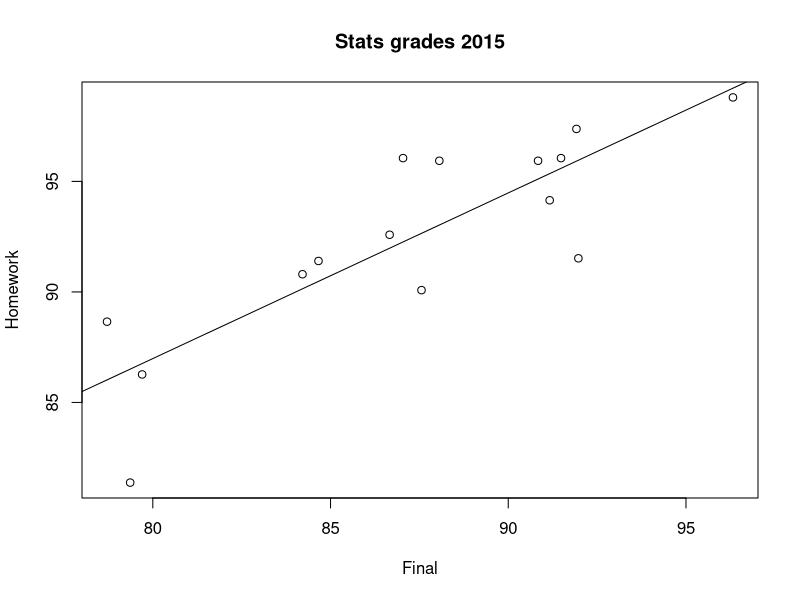
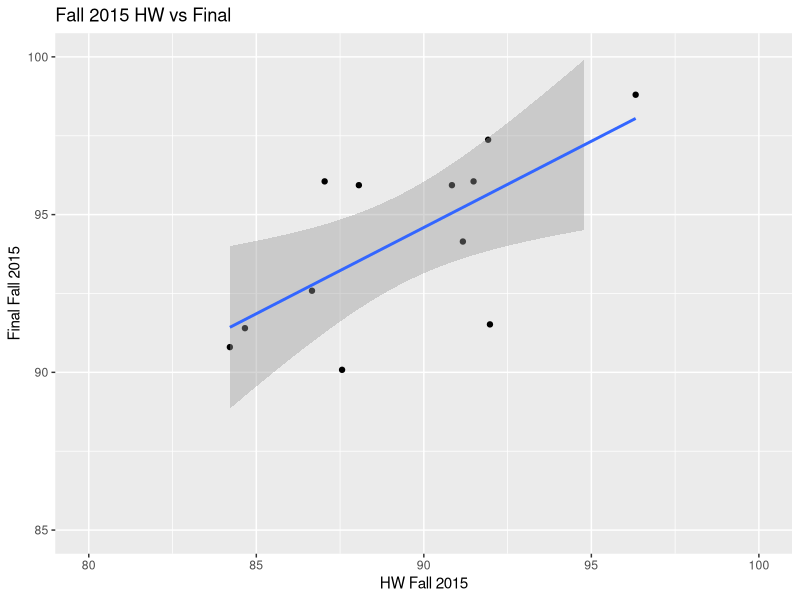

These figures' R source, in order:
## ---- chunk 1
knitr::opts_chunk$set(echo = TRUE)
## ---- chunk 2
#load packages
library(tidyverse)
library(ggplot2)
library(readr)
## ---- chunk 3
#set wd (only need to do this if not in an .Rmd file)
setwd("/Users/AbigailBergman/Desktop/Grad School/Winter Quarter 2019/Data Science/datascience_repo/week_01")
## ---- chunk 4
#load grades csv
grades <- read.csv("Grades.csv")
View(grades)

study_01 <- read.csv("Study1.csv")
View(study_01)
## ---- chunk 5
#Descriptive statistics

#mean(df$variable)
mean(grades$HW_F2015, na.rm = TRUE)

#standard deviation
#sd(df$variable)
sd(grades$Final_F2015, na.rm = TRUE)

#summary
summary(grades)
## ---- chunk 6
#plots
plot(grades$Final_F2015, grades$HW_F2015, ann = FALSE)
#add line
fit = lm(HW_F2015 ~ Final_F2015, data = grades) #make line equation
fit
abline(fit) #fit the line
title(main = "Stats grades 2015", #labels
      ylab = "Homework", 
      xlab = "Final")
## ---- chunk 7
#ggplot
library(ggplot2)
ggplot(grades, aes(x=Final_F2015, y=HW_F2015)) +
  geom_point() +
  geom_smooth(method = lm) +
  labs(title = "Fall 2015 HW vs Final",y = "Final Fall 2015", x = "HW Fall 2015")+
  ylim(c(85,100))+xlim(c(80,100))


## ---- chunk 8
#correlation

cor.test(grades$Final_F2015, grades$HW_F2015)
#report as: r(13) = 0.84, p<.0001, strong positive correlation

## ---- chunk 9
#t test
#paired -> t.test(df$variable1, df$variable2, paired = TRUE)
t.test(grades$HW_W2016, grades$Final_W2016, paired = TRUE)

#independent t test (Welch's)
t.test(grades$Final_F2015, grades$Final_W2016)

#independent (student) t test (assumes equal variance)
t.test(grades$Final_F2015, grades$Final_W2016, var.equal = TRUE)

#independent samples (y is numeric, x is binary)
  #t.test(y ~ x, data = df)

#one sample
  #t.test(y, mu = 'hyp value')
